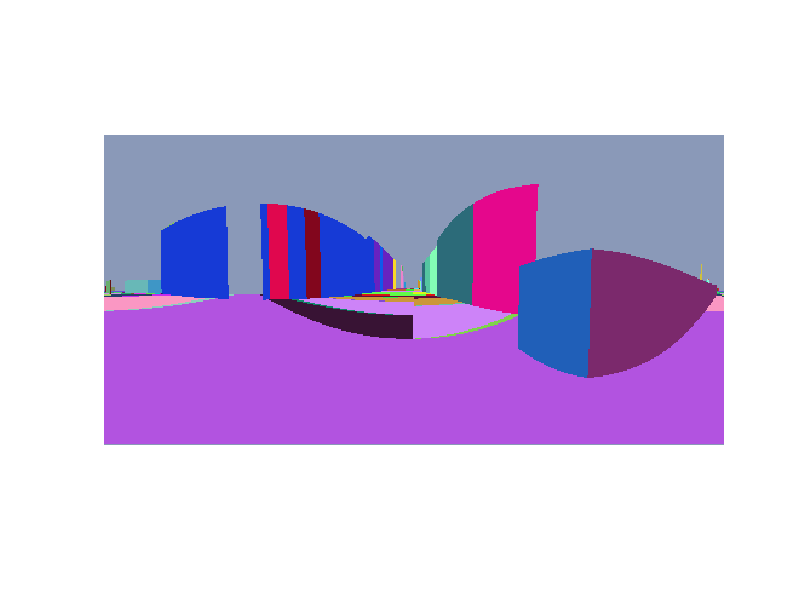
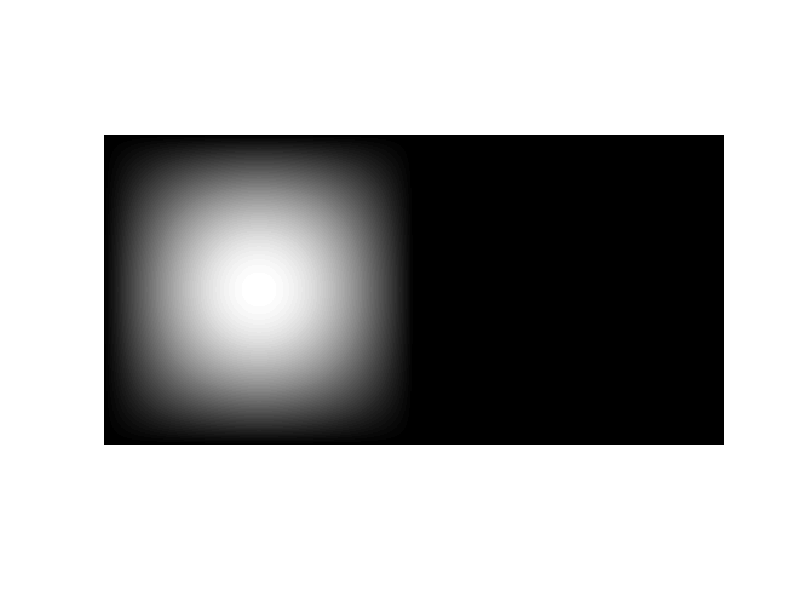
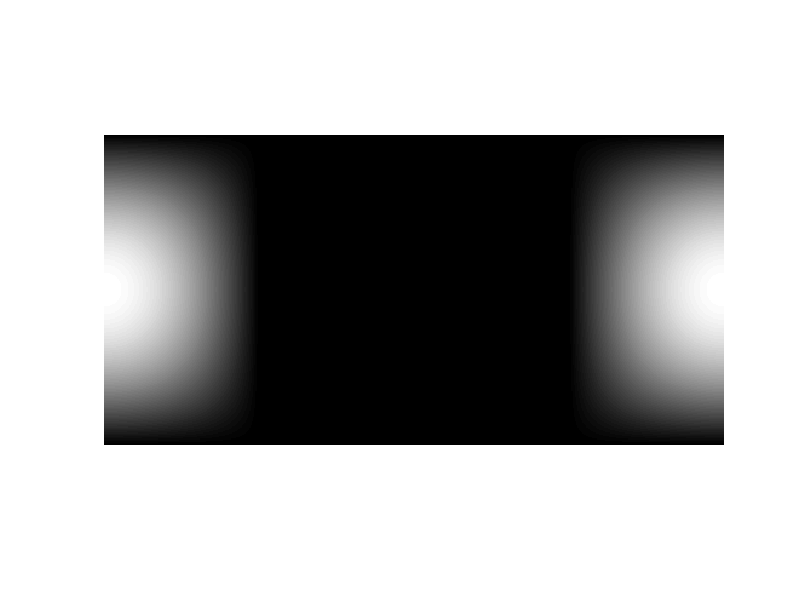
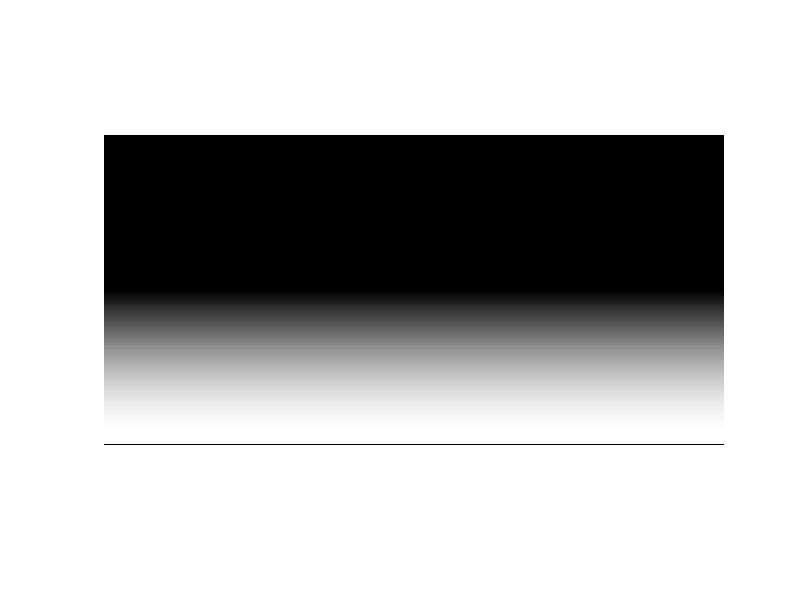

MATLAB code for these plots, in order:
clc; clear; close all;
addpath('../lib');
load('streetview.mat');
%% Convert int2double for Caculate
numPlanes = double(DepthHeader.numPlanes);
h = double(DepthHeader.panoHeight);
w = double(DepthHeader.panoWidth);
DepthMapIndices = double(DepthMapIndices);
%% Index Row-major 2 Col-major
DepthMapIndices = reshape(DepthMapIndices, w, h);
DepthMapIndices = DepthMapIndices';
DepthMapIndices = reshape(DepthMapIndices, 1, w * h);
%% Visual index map
depthMapVisual = reshape(DepthMapIndices, h, w);
    %% Gray Image
    depthMapVisual_g = depthMapVisual / numPlanes;
    figure();
    imshow(depthMapVisual_g);
    %% Color Image
    randIndexColor = rand(3,numPlanes);
    depthMapVisual_r = zeros(h, w); depthMapVisual_g = zeros(h, w); depthMapVisual_b = zeros(h, w);
    for i=0:numPlanes-1
        depthMapVisual_r(depthMapVisual == i) =  randIndexColor(1, i+1);
        depthMapVisual_g(depthMapVisual == i) =  randIndexColor(2, i+1);
        depthMapVisual_b(depthMapVisual == i) =  randIndexColor(3, i+1);
    end
    depthMapVisual_color = cat(3, depthMapVisual_r, depthMapVisual_g, depthMapVisual_b);
    imshow(depthMapVisual_color);
%% Create DepthMap
    %% Emit Ray
    y = 0:h-1;
    theta = (h - y - 0.5) / h * pi; sin_theta = sin(theta); cos_theta = cos(theta);
    x = 0:w-1;
    phi = (w - x - 0.5) / w * 2 * pi + pi/2; sin_phi = sin(phi); cos_phi = cos(phi);
    v = zeros(h,w,3); 
    v(:,:,1) = sin_theta' * cos_phi; v(:,:,2) = sin_theta' * sin_phi; v(:,:,3) = cos_theta' * ones(1,w);
    for i=1:3
        figure();imshow(v(:,:,i))
    end
    v = reshape(v, h*w, 3);
    %% Calculate depth
    depthMap = zeros(h, w); 
    depthMap(DepthMapIndices == 0) = inf;
    for i=1:numPlanes - 1
        plane = DepthMapPlanes{i + 1};
        p_nomal = ones(w*h, 1)*plane.d;
        depth = v * [plane.nx; plane.ny; plane.nz];
        t = abs(p_nomal ./ depth);
        depthMap(DepthMapIndices == i) = t(DepthMapIndices == i);
    end
    figure();        
    imshow(depthMap /50 );
%% Create Point Cloud
numFaces = 100;
[x,y,z] = sphere(numFaces);
%pcshow(x,y,z)
% num_points = w*h;
% positions_x = zeros(1, num_points);
% positions_y = zeros(1, num_points);
% positions_z = zeros(1, num_points);
% n = 0;
% for y=0:h
%     lat = -(y / h) * 180.0 + 90.0;
%     r = cos(lat * pi / 180.0);
%     for x=0:w
%         depth = depthMap(y * h + x +1);	
%         lng = (x / w) * 360.0 - 180.0;
%         pos = zeros(1:3);
%         pos(2) = sin(lat * pi / 180.0);
%         pos(1) = (r * sin(lng * pi / 180.0));
%         pos(3) = -(r * cos(lng * pi / 180.0)); % IMPORTANT!!!!
%         % Multiple by Depth
%         pos = pos*depth;
%         % Store Position and Color of Each Point
%         if isinf(pos(1))
%             positions_x(n + 1) = 0;
%         else
%             positions_x(n + 1) = pos(1);            
%         end
%         if isinf(pos(2))
%             positions_y(n + 1) = 0;
%         else
%             positions_y(n + 1) = pos(2);            
%         end
%         if isinf(pos(3))
%             positions_z(n + 1) = 0;
%         else
%             positions_z(n + 1) = pos(3);            
%         end        
% 
% %         var color_canvas_x = parseInt((x / this.depthMap.width) * img_canvas_context.canvas.width);
% %         var color_canvas_y = parseInt((y / this.depthMap.height) * img_canvas_context.canvas.height);
% %         var color_index = color_canvas_y * img_canvas_context.canvas.width * 4 + color_canvas_x * 4;							
% %         colors[3 * n + 0] = (color_data[color_index + 0]) / 255.0;
% %         colors[3 * n + 1] = (color_data[color_index + 1]) / 255.0;
% %         colors[3 * n + 2] = (color_data[color_index + 2]) / 255.0;											
%          n = n+1;
%     end
% end